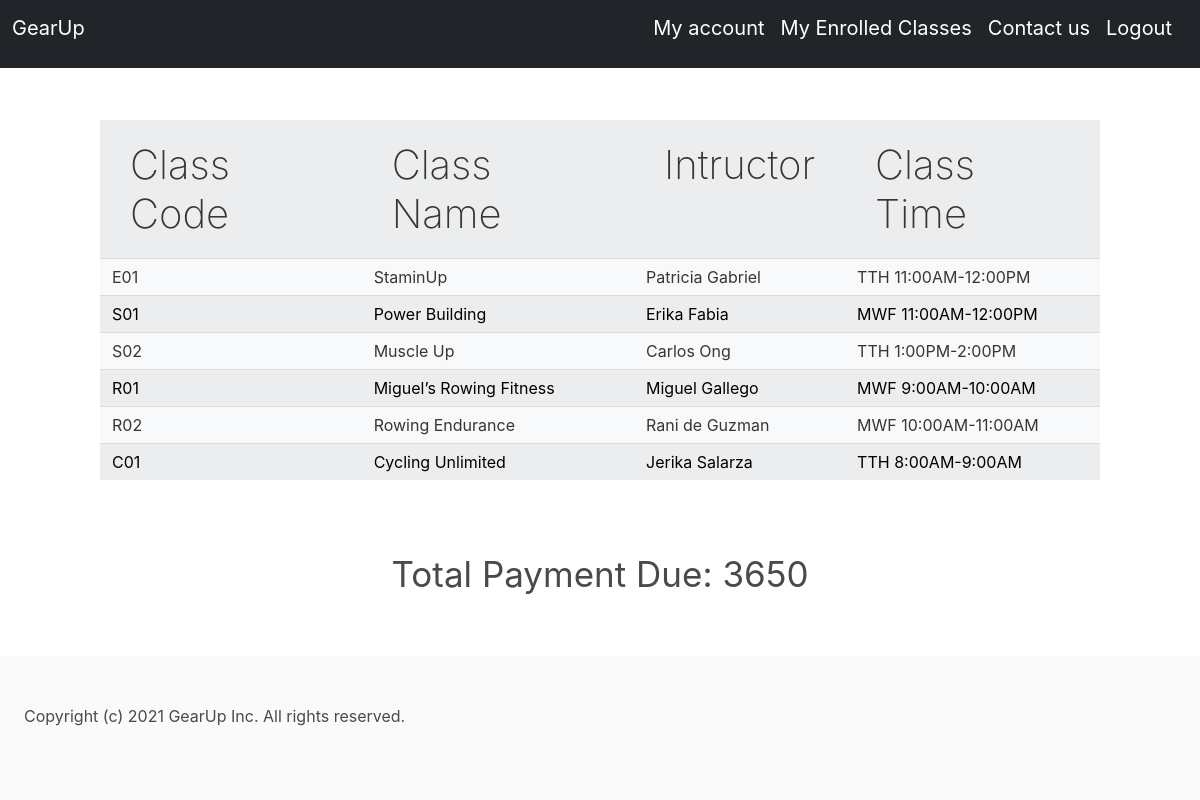
/enrolledclasses (signed in), run on an earlier commit of the app's database.
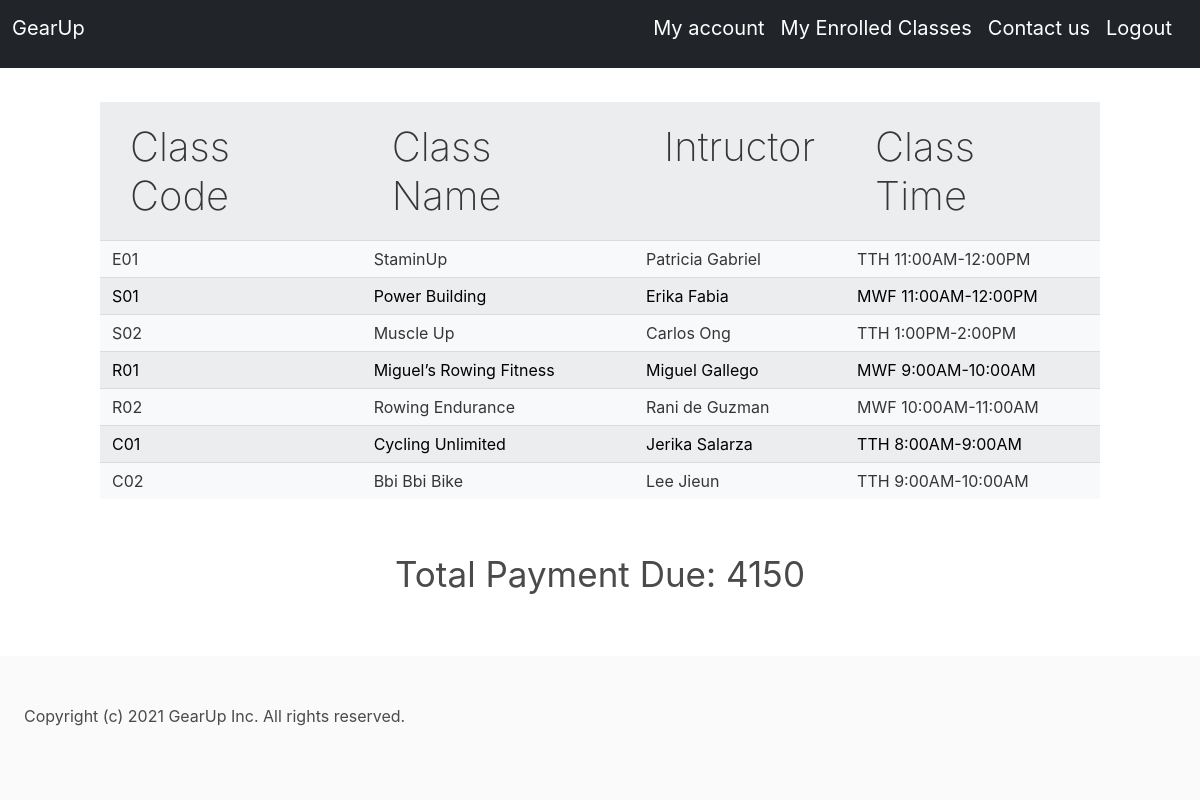
And on a later commit of the database.
### app.py (models this page shows)
class Classes(db.Model):
    id = db.Column(db.Integer, primary_key=True)
    class_code = db.Column(db.String(10), unique=True)
    class_category = db.Column(db.String(50))
    class_name = db.Column(db.String(50))
    instructor = db.Column(db.String(50))
    class_time = db.Column(db.String(50))
    price = db.Column(db.Integer)
    slots_available = db.Column(db.Integer)

### app.py (the view)
@app.route("/enrolledclasses", methods=["GET", "POST"])
@login_required
def user_enrolled():
    enrolled_classes = current_user.enrolled
    payment_total = 0
    if not enrolled_classes:
        flash("No Classes Enrolled!")
    else:
        for classs in enrolled_classes:
            payment_total += int(classs.price)
    return render_template("userenrolled.html", enrolled_classes=enrolled_classes, payment_total=payment_total)

### app.py (called while the page is built)
@login_manager.user_loader
def load_user(user_id):
    return Users.query.get(int(user_id))

### templates/userenrolled.html (shortened to what this page needs)
<html>
{% include "header1.html" %}
{% block content %}
<div class="tablebg">
<table class="table table-light table-striped", style="width:1000px">
    <tr>
        <th scope="col">Class Code</th>
        <th scope="col">Class Name</th>
        <th scope="col">Intructor</th>
        <th scope="col">Class Time</th>
    </tr>
    {% for class in enrolled_classes %}
    <tr>
        <td>{{ class.class_code }}</td>
        <td>{{ class.class_name }}</td>
        <td>{{ class.instructor }}</td>
        <td>{{ class.class_time }}</td>
    </tr>
    {% endfor %}
</table>
</div>
<div class="total">
     Total Payment Due: {{ payment_total }}
</div>
{% include "footer.html" %}
{% endblock %}
</html>

### templates/header1.html (shortened to what this page needs)
<html>
<head>
  <link href="https://cdn.jsdelivr.net/npm/bootstrap@5.0.1/dist/css/bootstrap.min.css" rel="stylesheet"
>
  <link rel="stylesheet" type="text/css" href="{{ url_for('static', filename='styles/styles.css') }}">
  <link rel="stylesheet" href="https://cdn.jsdelivr.net/npm/bulma@0.9.2/css/bulma.min.css">
</head>
<header>
  <div class="head">
    <nav class="navbar navbar-expand-md navbar-dark bg-dark">
    <div class="container-fluid">
      <div class="navbar-header">
        <a class="navbar-brand" href="/homepage">GearUp</a>
      </div>
      <ul class="nav navbar-nav">
        <li><a class="navbar-brand" href="/myaccount">My account</a></li>
        <li><a class="navbar-brand" href="/enrolledclasses">My Enrolled Classes</a></li>
        <li><a class="navbar-brand" href="/contactus1">Contact us</a></li>
        <li><a class="navbar-brand" href="/logout">Logout</a></li>
      </ul>
    </div>
  </nav>
  </div>
</header>

### templates/footer.html (shortened to what this page needs)
<head>
  <link rel="stylesheet" type="text/css" href="{{ url_for('static', filename='styles/styles.css') }}">
</head>
<body>
  <div class="footer">
    Copyright (c) 2021 GearUp Inc. All rights reserved.
  </div>
</body>
</html>

### static/styles/styles.css (style rules this page uses)
* { margin: 0; padding: 0; }
.tablebg { background-color: white; color: black; position: relative; height: 60vh; align-items: center; justify-content: center; display: flex; background-size: 100%; }
h1, h2, h3, h4, th { font-size: 40px; font-weight: 200; }
.footer { position: fixed; height: 50px; bottom: 0px; left: 0px; right: 0px; margin-bottom: 0px; }
.total { text-align: center; font-size: 35px; }
.head { color: white; }

What changed in the data, as far as the page shows it:
now on this page (row edited): Classes: class_code "C02", class_name "Bbi Bbi Bike", instructor "Lee Jieun", class_time "TTH 9:00AM-10:00AM"
Also different on the page:
{{ payment_total }}: "3650" → "4150"
